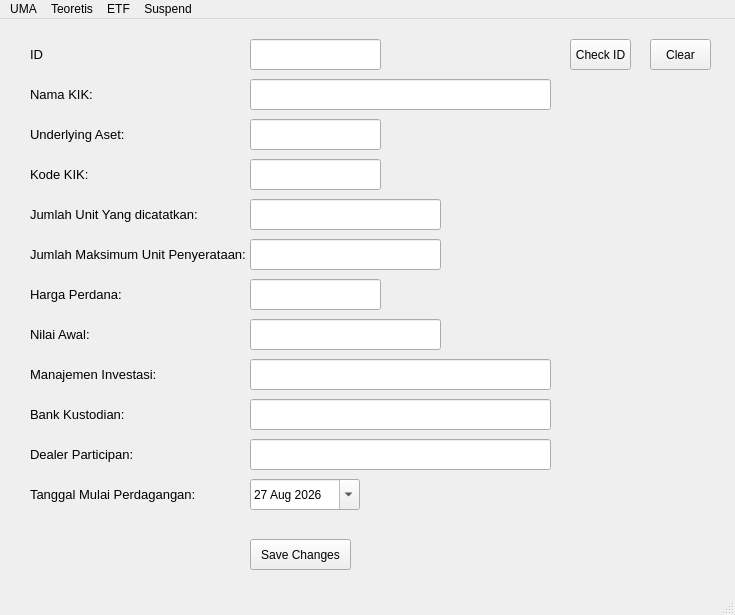
<?xml version="1.0" encoding="UTF-8"?>
<ui version="4.0">
 <class>MainWindow</class>
 <widget class="QMainWindow" name="MainWindow">
  <property name="geometry">
   <rect>
    <x>0</x>
    <y>0</y>
    <width>735</width>
    <height>615</height>
   </rect>
  </property>
  <property name="windowTitle">
   <string>MainWindow</string>
  </property>
  <widget class="QWidget" name="centralwidget">
   <widget class="QLineEdit" name="nama_kik">
    <property name="geometry">
     <rect>
      <x>250</x>
      <y>60</y>
      <width>301</width>
      <height>31</height>
     </rect>
    </property>
   </widget>
   <widget class="QLabel" name="label">
    <property name="geometry">
     <rect>
      <x>30</x>
      <y>60</y>
      <width>141</width>
      <height>31</height>
     </rect>
    </property>
    <property name="font">
     <font>
      <pointsize>10</pointsize>
     </font>
    </property>
    <property name="text">
     <string>Nama KIK:</string>
    </property>
   </widget>
   <widget class="QLineEdit" name="underlying">
    <property name="geometry">
     <rect>
      <x>250</x>
      <y>100</y>
      <width>131</width>
      <height>31</height>
     </rect>
    </property>
   </widget>
   <widget class="QLineEdit" name="bank_kustodian">
    <property name="geometry">
     <rect>
      <x>250</x>
      <y>380</y>
      <width>301</width>
      <height>31</height>
     </rect>
    </property>
   </widget>
   <widget class="QLineEdit" name="kode_kik">
    <property name="geometry">
     <rect>
      <x>250</x>
      <y>140</y>
      <width>131</width>
      <height>31</height>
     </rect>
    </property>
   </widget>
   <widget class="QLineEdit" name="jml_maksimum">
    <property name="geometry">
     <rect>
      <x>250</x>
      <y>220</y>
      <width>191</width>
      <height>31</height>
     </rect>
    </property>
   </widget>
   <widget class="QLineEdit" name="jml_unit">
    <property name="geometry">
     <rect>
      <x>250</x>
      <y>180</y>
      <width>191</width>
      <height>31</height>
     </rect>
    </property>
   </widget>
   <widget class="QLineEdit" name="harga_perdana">
    <property name="geometry">
     <rect>
      <x>250</x>
      <y>260</y>
      <width>131</width>
      <height>31</height>
     </rect>
    </property>
   </widget>
   <widget class="QLineEdit" name="nilai_awal">
    <property name="geometry">
     <rect>
      <x>250</x>
      <y>300</y>
      <width>191</width>
      <height>31</height>
     </rect>
    </property>
   </widget>
   <widget class="QLineEdit" name="manajemen_investasi">
    <property name="geometry">
     <rect>
      <x>250</x>
      <y>340</y>
      <width>301</width>
      <height>31</height>
     </rect>
    </property>
   </widget>
   <widget class="QLineEdit" name="dealer">
    <property name="geometry">
     <rect>
      <x>250</x>
      <y>420</y>
      <width>301</width>
      <height>31</height>
     </rect>
    </property>
   </widget>
   <widget class="QDateEdit" name="tanggal_mulai">
    <property name="geometry">
     <rect>
      <x>250</x>
      <y>460</y>
      <width>110</width>
      <height>31</height>
     </rect>
    </property>
    <property name="dateTime">
     <datetime>
      <hour>0</hour>
      <minute>0</minute>
      <second>0</second>
      <year>2026</year>
      <month>8</month>
      <day>27</day>
     </datetime>
    </property>
    <property name="calendarPopup">
     <bool>true</bool>
    </property>
   </widget>
   <widget class="QLabel" name="label_2">
    <property name="geometry">
     <rect>
      <x>30</x>
      <y>180</y>
      <width>171</width>
      <height>31</height>
     </rect>
    </property>
    <property name="font">
     <font>
      <pointsize>10</pointsize>
     </font>
    </property>
    <property name="text">
     <string>Jumlah Unit Yang dicatatkan:</string>
    </property>
   </widget>
   <widget class="QLabel" name="label_3">
    <property name="geometry">
     <rect>
      <x>30</x>
      <y>220</y>
      <width>231</width>
      <height>31</height>
     </rect>
    </property>
    <property name="font">
     <font>
      <pointsize>10</pointsize>
     </font>
    </property>
    <property name="text">
     <string>Jumlah Maksimum Unit Penyerataan:</string>
    </property>
   </widget>
   <widget class="QLabel" name="label_4">
    <property name="geometry">
     <rect>
      <x>30</x>
      <y>260</y>
      <width>111</width>
      <height>31</height>
     </rect>
    </property>
    <property name="font">
     <font>
      <pointsize>10</pointsize>
     </font>
    </property>
    <property name="text">
     <string>Harga Perdana:</string>
    </property>
   </widget>
   <widget class="QLabel" name="label_5">
    <property name="geometry">
     <rect>
      <x>30</x>
      <y>300</y>
      <width>71</width>
      <height>31</height>
     </rect>
    </property>
    <property name="font">
     <font>
      <pointsize>10</pointsize>
     </font>
    </property>
    <property name="text">
     <string>Nilai Awal:</string>
    </property>
   </widget>
   <widget class="QLabel" name="label_6">
    <property name="geometry">
     <rect>
      <x>30</x>
      <y>340</y>
      <width>131</width>
      <height>31</height>
     </rect>
    </property>
    <property name="font">
     <font>
      <pointsize>10</pointsize>
     </font>
    </property>
    <property name="text">
     <string>Manajemen Investasi:</string>
    </property>
   </widget>
   <widget class="QLabel" name="label_7">
    <property name="geometry">
     <rect>
      <x>30</x>
      <y>380</y>
      <width>121</width>
      <height>31</height>
     </rect>
    </property>
    <property name="font">
     <font>
      <pointsize>10</pointsize>
     </font>
    </property>
    <property name="text">
     <string>Bank Kustodian:</string>
    </property>
   </widget>
   <widget class="QLabel" name="label_8">
    <property name="geometry">
     <rect>
      <x>30</x>
      <y>420</y>
      <width>121</width>
      <height>31</height>
     </rect>
    </property>
    <property name="font">
     <font>
      <pointsize>10</pointsize>
     </font>
    </property>
    <property name="text">
     <string>Dealer Participan:</string>
    </property>
   </widget>
   <widget class="QLabel" name="label_9">
    <property name="geometry">
     <rect>
      <x>30</x>
      <y>460</y>
      <width>181</width>
      <height>31</height>
     </rect>
    </property>
    <property name="font">
     <font>
      <pointsize>10</pointsize>
     </font>
    </property>
    <property name="text">
     <string>Tanggal Mulai Perdagangan:</string>
    </property>
   </widget>
   <widget class="QLabel" name="label_10">
    <property name="geometry">
     <rect>
      <x>30</x>
      <y>100</y>
      <width>111</width>
      <height>31</height>
     </rect>
    </property>
    <property name="font">
     <font>
      <pointsize>10</pointsize>
     </font>
    </property>
    <property name="text">
     <string>Underlying Aset:</string>
    </property>
   </widget>
   <widget class="QLabel" name="label_11">
    <property name="geometry">
     <rect>
      <x>30</x>
      <y>140</y>
      <width>71</width>
      <height>31</height>
     </rect>
    </property>
    <property name="font">
     <font>
      <pointsize>10</pointsize>
     </font>
    </property>
    <property name="text">
     <string>Kode KIK:</string>
    </property>
   </widget>
   <widget class="QPushButton" name="pushButton">
    <property name="geometry">
     <rect>
      <x>250</x>
      <y>520</y>
      <width>101</width>
      <height>31</height>
     </rect>
    </property>
    <property name="text">
     <string>Save Changes</string>
    </property>
   </widget>
   <widget class="QPushButton" name="btn_clear">
    <property name="geometry">
     <rect>
      <x>650</x>
      <y>20</y>
      <width>61</width>
      <height>31</height>
     </rect>
    </property>
    <property name="text">
     <string>Clear</string>
    </property>
   </widget>
   <widget class="QPushButton" name="check_id">
    <property name="geometry">
     <rect>
      <x>570</x>
      <y>20</y>
      <width>61</width>
      <height>31</height>
     </rect>
    </property>
    <property name="text">
     <string>Check ID</string>
    </property>
   </widget>
   <widget class="QLabel" name="label_12">
    <property name="geometry">
     <rect>
      <x>30</x>
      <y>20</y>
      <width>141</width>
      <height>31</height>
     </rect>
    </property>
    <property name="font">
     <font>
      <pointsize>10</pointsize>
     </font>
    </property>
    <property name="text">
     <string>ID</string>
    </property>
   </widget>
   <widget class="QLineEdit" name="id">
    <property name="geometry">
     <rect>
      <x>250</x>
      <y>20</y>
      <width>131</width>
      <height>31</height>
     </rect>
    </property>
   </widget>
  </widget>
  <widget class="QMenuBar" name="menubar">
   <property name="geometry">
    <rect>
     <x>0</x>
     <y>0</y>
     <width>735</width>
     <height>21</height>
    </rect>
   </property>
   <widget class="QMenu" name="menuUMA">
    <property name="title">
     <string>UMA</string>
    </property>
    <addaction name="actionInsert"/>
    <addaction name="actionEdit"/>
    <addaction name="actionDownloader"/>
    <addaction name="actionBatch_Insert"/>
    <addaction name="actionEXPORT"/>
   </widget>
   <widget class="QMenu" name="menuTeoretis">
    <property name="title">
     <string>Teoretis</string>
    </property>
    <addaction name="actionDownloader_Teoretis"/>
    <addaction name="actionEXPORT_Teoretis"/>
   </widget>
   <widget class="QMenu" name="menuETF">
    <property name="title">
     <string>ETF</string>
    </property>
    <addaction name="actionInsert_2"/>
    <addaction name="actionEdit_2"/>
    <addaction name="actionBatch_Insert_2"/>
    <addaction name="actionExport"/>
   </widget>
   <widget class="QMenu" name="menuSuspend">
    <property name="title">
     <string>Suspend</string>
    </property>
    <addaction name="actionInsert_3"/>
    <addaction name="actionEdit_3"/>
    <addaction name="actionDownloader_3"/>
    <addaction name="actionBatch_Insert_3"/>
    <addaction name="actionExport_3"/>
   </widget>
   <addaction name="menuUMA"/>
   <addaction name="menuTeoretis"/>
   <addaction name="menuETF"/>
   <addaction name="menuSuspend"/>
  </widget>
  <widget class="QStatusBar" name="statusbar"/>
  <action name="actionUMA">
   <property name="text">
    <string>UMA</string>
   </property>
  </action>
  <action name="actionSUSPEND">
   <property name="text">
    <string>SUSPEND</string>
   </property>
  </action>
  <action name="actionUNSUSPEND">
   <property name="text">
    <string>UNSUSPEND</string>
   </property>
  </action>
  <action name="actionInsert">
   <property name="text">
    <string>Insert</string>
   </property>
  </action>
  <action name="actionEdit">
   <property name="text">
    <string>Edit</string>
   </property>
  </action>
  <action name="actionDownloader">
   <property name="text">
    <string>Downloader</string>
   </property>
  </action>
  <action name="actionBatch_Insert">
   <property name="text">
    <string>Batch Insert</string>
   </property>
  </action>
  <action name="actionEXPORT">
   <property name="text">
    <string>EXPORT</string>
   </property>
  </action>
  <action name="actionDownloader_Teoretis">
   <property name="text">
    <string>Downloader</string>
   </property>
  </action>
  <action name="actionEXPORT_Teoretis">
   <property name="text">
    <string>EXPORT</string>
   </property>
  </action>
  <action name="actionInsert_2">
   <property name="text">
    <string>Insert</string>
   </property>
  </action>
  <action name="actionEdit_2">
   <property name="text">
    <string>Edit</string>
   </property>
  </action>
  <action name="actionBatch_Insert_2">
   <property name="text">
    <string>Batch Insert</string>
   </property>
  </action>
  <action name="actionExport">
   <property name="text">
    <string>Export</string>
   </property>
  </action>
  <action name="actionInsert_3">
   <property name="text">
    <string>Insert</string>
   </property>
  </action>
  <action name="actionEdit_3">
   <property name="text">
    <string>Edit</string>
   </property>
  </action>
  <action name="actionDownloader_3">
   <property name="text">
    <string>Downloader</string>
   </property>
  </action>
  <action name="actionBatch_Insert_3">
   <property name="text">
    <string>Batch Insert</string>
   </property>
  </action>
  <action name="actionExport_3">
   <property name="text">
    <string>Export</string>
   </property>
  </action>
 </widget>
 <resources/>
 <connections/>
</ui>
